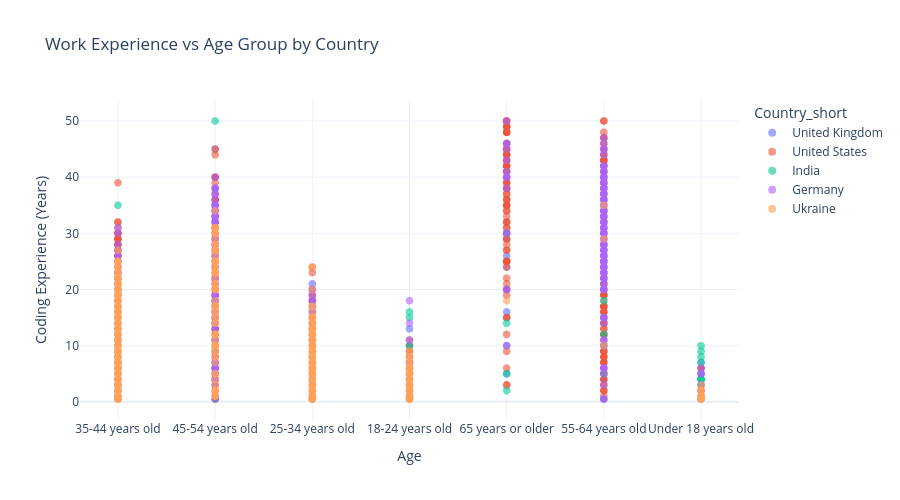

Notebook source saved alongside this figure:
### Markdown cell above
Compare work experience (`YearsCodePro`) across different age groups (`Age`) and countries (`Country`). Use colors to represent different countries and markers for age groups.

### Code cell
import matplotlib.pyplot as plt
import seaborn as sns
import plotly.express as px

# Clean + filter
country_data = df[['YearsCodePro_num', 'Age', 'Country']].dropna()

top_countries = country_data['Country'].value_counts().head(5).index
country_filtered = country_data[country_data['Country'].isin(top_countries)]

# ✔ REMOVE CATEGORY
country_filtered = country_filtered[country_filtered['Age'] != 'Prefer not to say']

# ✔ light label cleaning (safe)
country_filtered['Country_short'] = country_filtered['Country'].apply(
    lambda x: " ".join(str(x).split()[:2])
)

fig = px.scatter(
    country_filtered,
    x='Age',
    y='YearsCodePro_num',
    color='Country_short',
    hover_data=['Age', 'YearsCodePro_num'],
    title='Work Experience vs Age Group by Country',
    template='plotly_white',
    height=500
)

fig.update_traces(marker=dict(size=8, opacity=0.6))
fig.update_xaxes(tickangle=0)
fig.update_yaxes(title='Coding Experience (Years)')

fig.show()

### Figure 1 — Plotly figure (JSON) as saved in the notebook; plotly's stock layout.template omitted (floating-point values rounded to 4 significant figures; data arrays with more than 128 entries replaced by an {"elided": "..."} marker saying what was removed)
{"data": [{"hovertemplate": "Country_short=United Kingdom<br>Age=%{x}<br>YearsCodePro_num=%{y}<extra></extra>", "legendgroup": "United Kingdom", "marker": {"color": "#636efa", "opacity": 0.6, "size": 8, "symbol": "circle"}, "mode": "markers", "name": "United Kingdom", "showlegend": true, "type": "scattergl", "x": {"elided": "2778 str values"}, "xaxis": "x", "y": {"elided": "2778 float values"}, "yaxis": "y"}, {"hovertemplate": "Country_short=United States<br>Age=%{x}<br>YearsCodePro_num=%{y}<extra></extra>", "legendgroup": "United States", "marker": {"color": "#EF553B", "opacity": 0.6, "size": 8, "symbol": "circle"}, "mode": "markers", "name": "United States", "showlegend": true, "type": "scattergl", "x": {"elided": "9528 str values"}, "xaxis": "x", "y": {"elided": "9528 float values"}, "yaxis": "y"}, {"hovertemplate": "Country_short=India<br>Age=%{x}<br>YearsCodePro_num=%{y}<extra></extra>", "legendgroup": "India", "marker": {"color": "#00cc96", "opacity": 0.6, "size": 8, "symbol": "circle"}, "mode": "markers", "name": "India", "showlegend": true, "type": "scattergl", "x": {"elided": "3309 str values"}, "xaxis": "x", "y": {"elided": "3309 float values"}, "yaxis": "y"}, {"hovertemplate": "Country_short=Germany<br>Age=%{x}<br>YearsCodePro_num=%{y}<extra></extra>", "legendgroup": "Germany", "marker": {"color": "#ab63fa", "opacity": 0.6, "size": 8, "symbol": "circle"}, "mode": "markers", "name": "Germany", "showlegend": true, "type": "scattergl", "x": {"elided": "4309 str values"}, "xaxis": "x", "y": {"elided": "4309 float values"}, "yaxis": "y"}, {"hovertemplate": "Country_short=Ukraine<br>Age=%{x}<br>YearsCodePro_num=%{y}<extra></extra>", "legendgroup": "Ukraine", "marker": {"color": "#FFA15A", "opacity": 0.6, "size": 8, "symbol": "circle"}, "mode": "markers", "name": "Ukraine", "showlegend": true, "type": "scattergl", "x": {"elided": "2410 str values"}, "xaxis": "x", "y": {"elided": "2410 float values"}, "yaxis": "y"}], "layout": {"height": 500, "legend": {"title": {"text": "Country_short"}, "tracegroupgap": 0}, "title": {"text": "Work Experience vs Age Group by Country"}, "xaxis": {"anchor": "y", "domain": [0, 1], "tickangle": 0, "title": {"text": "Age"}}, "yaxis": {"anchor": "x", "domain": [0, 1], "title": {"text": "Coding Experience (Years)"}}}}
